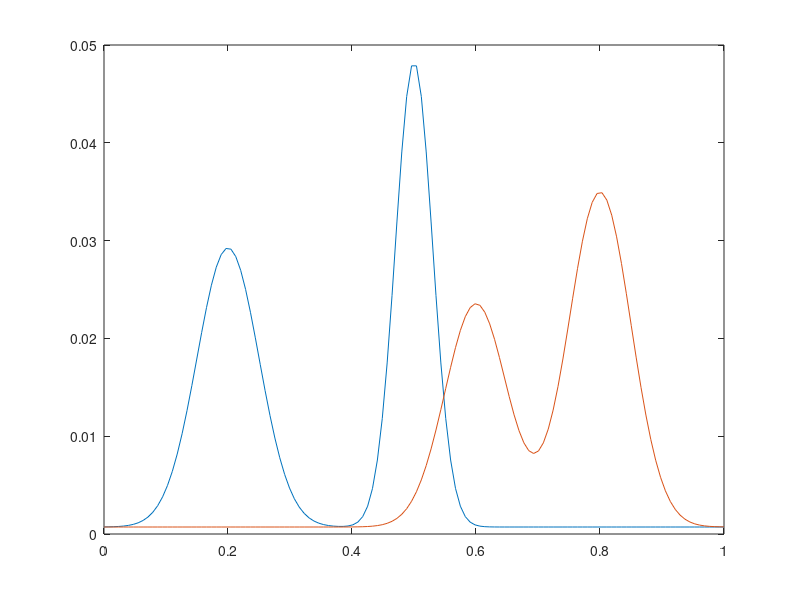

Source code (MATLAB): (Note: this script raises an error after producing the figure.)
close all
%% transport between two Gaussian Mixtures
N=128;
p1 = gmdistribution([0.2; 0.5], reshape([0.05, 0.03].^2, 1, 1, 2), [0.5, 0.5]);
p2 = gmdistribution([0.6; 0.8], reshape([0.05, 0.05].^2, 1, 1, 2), [0.4, 0.6]);

locations=[0:1/(N-1):1]';
w1=p1.pdf(locations) + 0.1; w1=w1(:)/sum(w1(:));
w2=p2.pdf(locations) + 0.1; w2=w2(:)/sum(w2(:));

C=pdist2(locations, locations).^2;
plot(locations, w1); hold on
plot(locations, w2);

figure;
max_iters=[1, 10, 50, 200, 1000, 5000];

OptimalTransport_LPServer;


for s=1:6
%% linear programming
[~, V1, Pi1, ~] = OptimalTransport_LP(C, w1, w2);
Pi1=full(Pi1); 
%subplot_tight(4,6,1+(s-1)*5); imshow(-Pi1, []);


%% iterative Bregman projection: Sinkhorn distance
tic;
[V2, Pi2] = OptimalTransport_IBP_Sinkhorn(C, w1, w2, .1/N, max_iters(s));
toc;
subplot_tight(6,4,1+(s-1)*4); imshow(addframe(imfuse(-Pi2, -Pi1)));

[V2, Pi2] = OptimalTransport_IBP_Sinkhorn(C, w1, w2, .5/N, max_iters(s));
subplot_tight(6,4,2+(s-1)*4); imshow(addframe(imfuse(-Pi2, -Pi1)));

[V2, Pi2] = OptimalTransport_IBP_Sinkhorn(C, w1, w2, 2./N, max_iters(s));
subplot_tight(6,4,3+(s-1)*4); imshow(addframe(imfuse(-Pi2, -Pi1)));

%% Bregman ADMM
rho=2.*mean(C(:));
tic;
[V3, Pi3] = OptimalTransport_BADMM(C, w1, w2, rho, max_iters(s));
toc;
subplot_tight(6,4,4+(s-1)*4); imshow(addframe(imfuse(-Pi3, -Pi1)));


end
tightfig;


